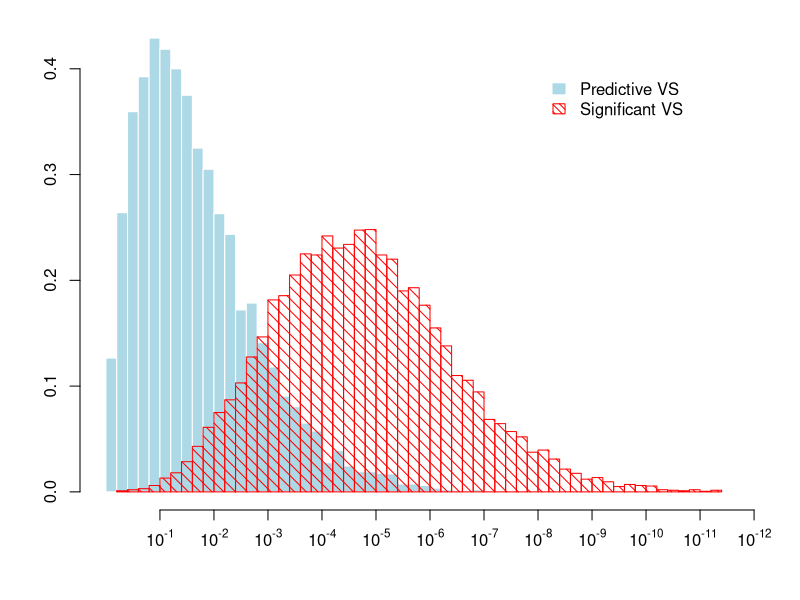

Write R code to recreate this figure.
## ---- chunk 1
vs2.a=matrix(rep(c(50, 61), 9), 2, 9, byrow=T)/999
vs2.b=matrix(c(c(5, 26), rep(67, 7), c(26, 5), rep(67, 7)), 
                2, 9, byrow=T)/1000
options(digits = 2)
vs2.a
rowSums(vs2.a)
vs2.b
rowSums(vs2.b)
## ---- chunk 2
vs2.a[1,]=vs2.a[1,]/sum(vs2.a[1,])
vs2.a[2,]=vs2.a[2,]/sum(vs2.a[2,])
vs2.b[1,]=vs2.b[1,]/sum(vs2.b[1,])
vs2.b[2,]=vs2.b[2,]/sum(vs2.b[2,])
vs2.a
rowSums(vs2.a)
vs2.b
rowSums(vs2.b)
## ---- chunk 3
sum(pmax(vs2.a[1,], vs2.a[2,]))/2
## ---- chunk 4
sum(pmax(vs2.b[1,], vs2.b[2,]))/2
## ---- chunk 5
BB=10000

chi2.a=rep(0, BB)
chi2.b=rep(0, BB)
I2.a=rep(0, BB)
I2.b=rep(0, BB)

for(i in 1:BB){
    
    tab.a =cbind(rmultinom(1, 500, vs2.a[1,]), 
                 rmultinom(1, 500, vs2.a[2,]))

    tab.b =cbind(rmultinom(1, 500, vs2.b[1,]), 
                 rmultinom(1, 500, vs2.b[2,]))

    chi2.a[i]=chisq.test(tab.a)$p.value
    chi2.b[i]=chisq.test(tab.b)$p.value
    
    I2.a[i]=500*sum((tab.a[,1]/500-tab.a[,2]/500)^2)/2
    I2.b[i]=500*sum((tab.b[,1]/500-tab.b[,2]/500)^2)/2


}
## ---- chunk 6
options(digits=3)
median(I2.a)
median(I2.b)
## ---- chunk 7
options(digits=3)
median(chi2.a)
median(chi2.b)
## ---- chunk 8
par(mfrow=c(1,1), mar=c(4.5,4,1,1), font.main=1, cex.main=1)                    

hist(-log(chi2.a)/log(10), breaks=30, freq=F, 
     #density=6, lwd=1.5,  
     col="light blue", 
     border=0, 
     xlim=c(0,12), main="", 
     xlab="", ylab="", xaxt="n")  
ticks <- seq(1, 12, by=1)
labels <- sapply(ticks, function(i) as.expression(bquote(10^ .(-i))))
axis(1, at=1:12, labels=labels)

#abline(v=qchisq(1-0.01, 2), lwd=2)
hist(-log(chi2.b)/log(10), breaks=40, freq=F, density=12, lwd=2, angle=-45, 
col=rgb(1,0,0), 
xlim=c(0,7), main="", 
     xlab="",ylab="", 
     add=T
     )
#abline(v=qchisq(1-0.01, 2), lwd=2)
legend(8, 0.4, c("Predictive VS", "Significant VS"), fill=c("light blue", "red"), border=c("light blue", "red"), density=c(-1, 20), angle=c(0, -45), bty="n")
